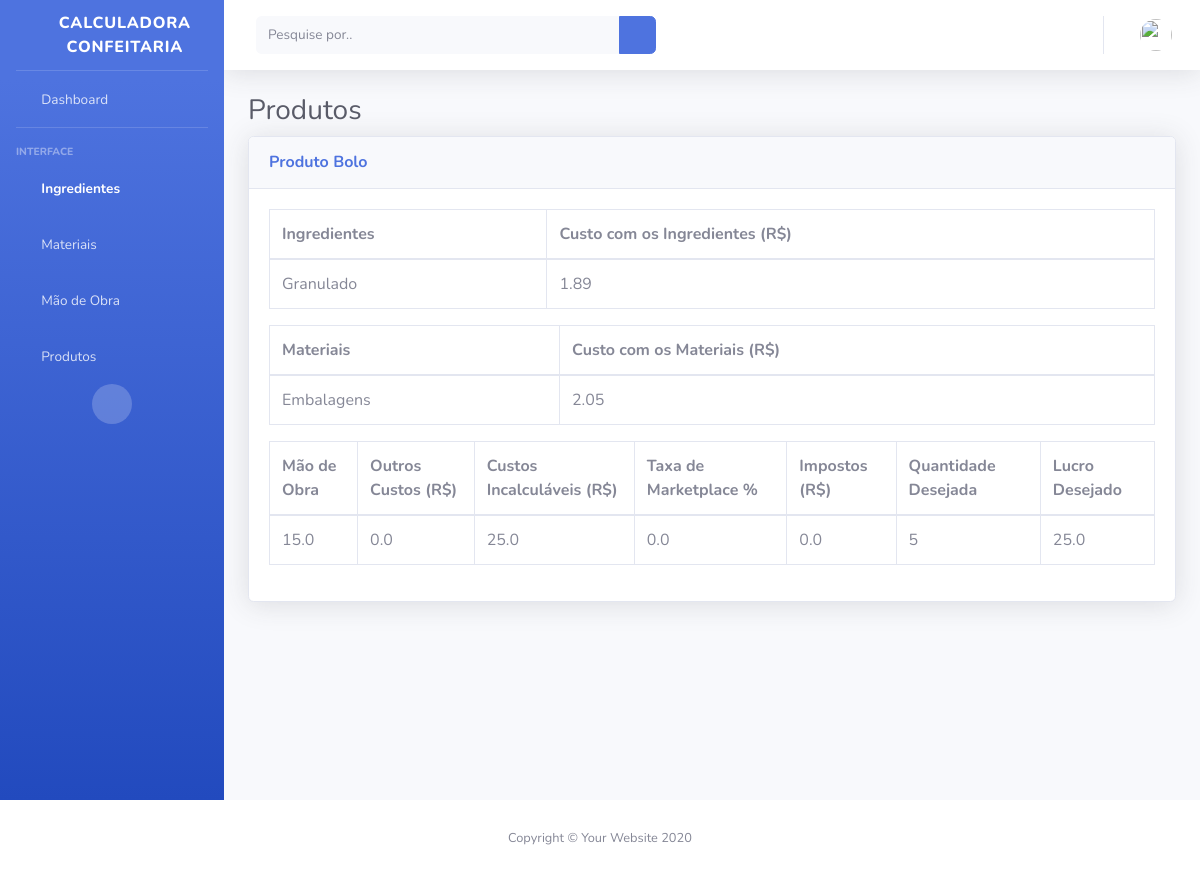
The page /product/1 (signed in) on the database its author committed.
### myapp/models.py (models this page shows, shortened)
class Product(models.Model):
    user = models.ForeignKey(CustomUser, blank=True, on_delete=models.CASCADE)
    name = models.CharField(db_column='name', max_length=100, blank=False)
    percent_ingredients = models.ManyToManyField(PercentIngredient)
    percent_materials = models.ManyToManyField(PercentMaterial)
    labor = models.ForeignKey(Labor, blank=True, on_delete=models.CASCADE)
    another_expenses = models.FloatField(_("Outros Custos (R$):"), db_column='another_expenses', blank=False)
    incalculable_expenses = models.FloatField(_("Custos Incalculáveis (R$):"), db_column='incalculable_expenses', blank=False)
    marketplace_tax = models.FloatField(_("Taxa de Comissão em Marketplace (R$):"), db_column='marketplace_tax', blank=False)
    taxes = models.FloatField(_("Impostos:"), db_column='taxes', blank=False)
    quantity = models.IntegerField(
        _("Quantidade Desejada:"), db_column='quantity', blank=False)
    profit = models.FloatField(_("Lucro Desejado (R$):"), db_column='profit', blank=False)
    class Meta:
        ordering = ["name"]

class PercentIngredient(models.Model):
    ingredient = models.ForeignKey(Ingredient, blank=True, on_delete=models.CASCADE)
    percent = models.IntegerField(
        _("Quantidade Usada:"), db_column='percent', blank=False)
    measure = models.CharField(_("Medida do Pacote:"), max_length=8, choices=MEASURES_CHOICES)
    class Meta:
        ordering = ["ingredient"]

class Ingredient(models.Model):
    user = models.ForeignKey(CustomUser, blank=True, on_delete=models.CASCADE)
    name = models.CharField(_("Nome do Item:"), db_column='name', max_length=100, blank=False)
    quantity = models.IntegerField(
        _("Quantidade do Pacote:"), db_column='quantity', blank=False)
    measure = models.CharField(_("Medida do Pacote:"), max_length=8, choices=MEASURES_CHOICES)
    price = models.FloatField(_("(R$) Valor do Pacote:"), db_column='price', blank=False)
    class Meta:
        ordering = ["name"]

class PercentMaterial(models.Model):
    material = models.ForeignKey(Material, blank=True, on_delete=models.CASCADE)
    percent = models.IntegerField(
        _("Quantidade Usada:"), db_column='percent', blank=False)
    class Meta:
        ordering = ["material"]

class Material(models.Model):
    user = models.ForeignKey(CustomUser, blank=True, on_delete=models.CASCADE)
    name = models.CharField(_("Nome do Item:"), db_column='name', max_length=100, blank=False)
    quantity = models.IntegerField(
        _("Quantidade Comprada:"), db_column='quantity', blank=False)
    price = models.FloatField(_("(R$) Preço do Pacote de Embalagem:"), db_column='price', blank=False)
    class Meta:
        ordering = ["name"]

class Labor(models.Model):
    user = models.ForeignKey(CustomUser, blank=True, on_delete=models.CASCADE)
    name = models.CharField(_("Nome do Serviço:"), db_column='name', max_length=100, blank=False)
    salary = models.FloatField(_("Salário Médio:"), db_column='salary', blank=False)
    hours = models.FloatField(
        _("Horas Mensais:"), db_column='hours', blank=False)
    time = models.CharField(_("Tempo de Medida:"), max_length=15, choices=TIME_CHOICES)
    class Meta:
        ordering = ["name"]

### myapp/views.py (the view)
# urls.py: path('product/<int:id>',
@login_required
def product(request, id):
    product = Product.objects.get(id=id)
    return render(request, 'product.html', {'product': product})

### myapp/templates/product.html
{% extends "base.html" %}
{% block content %}
{% load mathfilters %}
<h1 class="h3 mb-2 text-gray-800">Produtos</h1>
<div class="card shadow mb-4">
    <div class="card-header py-3">
        <h6 class="m-0 font-weight-bold text-primary">Produto {{ product.name }}</h6>
    </div>
    <div class="card-body">
        <div class="table-responsive">
            <table class="table table-bordered" id="dataTable" width="100%" cellspacing="0">
                <thead>
                    <tr>
                        <th scope="col">Ingredientes</th>
                        <th scope="col">Custo com os Ingredientes (R$)</th>
                    </tr>
                </thead>
                <tbody>
                    {% for percent_ingredient in product.percent_ingredients.all %}
                    <tr>
                        <td>{{ percent_ingredient.ingredient.name }}</td>
                        <td> {{percent_ingredient.percent|div:percent_ingredient.ingredient.quantity|mul:percent_ingredient.ingredient.price }}</td>
                    </tr>
                    {% endfor %}
                </tbody>
            </table>
        </div>
        <div class="table-responsive">
            <table class="table table-bordered" width="100%" cellspacing="0">
                <thead>
                    <tr>
                        <th scope="col">Materiais</th>
                        <th scope="col">Custo com os Materiais (R$)</th>
                    </tr>
                </thead>
                <tbody>
                    {% for percent_material in product.percent_materials.all %}
                    <tr>
                        <td>{{ percent_material.material.name }}</td>
                        <td> {{percent_material.percent|div:percent_material.material.quantity|mul:percent_material.material.price }}</td>
                    </tr>
                    {% endfor %}
                </tbody>
            </table>
        </div>
        <div class="table-responsive">
            <table class="table table-bordered" width="100%" cellspacing="0">
                <thead>
                    <tr>
                        <th scope="col">Mão de Obra</th>
                        <th scope="col">Outros Custos (R$)</th>
                        <th scope="col">Custos Incalculáveis (R$)</th>
                        <th scope="col">Taxa de Marketplace %</th>
                        <th scope="col">Impostos (R$)</th>
                        <th scope="col">Quantidade Desejada</th>
                        <th scope="col">Lucro Desejado</th>
                    </tr>
                </thead>
                <tbody>
                    <tr>
                        <td>{{product.labor.salary|div:product.labor.hours}}</td>
                        <td> {{product.another_expenses }}</td>
                        <td> {{product.incalculable_expenses }}</td>
                        <td> {{product.marketplace_tax }}</td>
                        <td> {{product.taxes }}</td>
                        <td> {{product.quantity }}</td>
                        <td> {{product.profit }}</td>
                    </tr>
                </tbody>
            </table>
        </div>
    </div>
</div>
{% endblock %}

### rows shown on the page
Product: name "Bolo", labor.salary|div "15.0", another_expenses "0.0", incalculable_expenses "25.0", marketplace_tax "0.0", taxes "0.0", quantity "5", profit "25.0"
PercentIngredient: ingredient.name "Granulado", percent|div "1.89"
PercentMaterial: material.name "Embalagens", percent|div "2.05"
